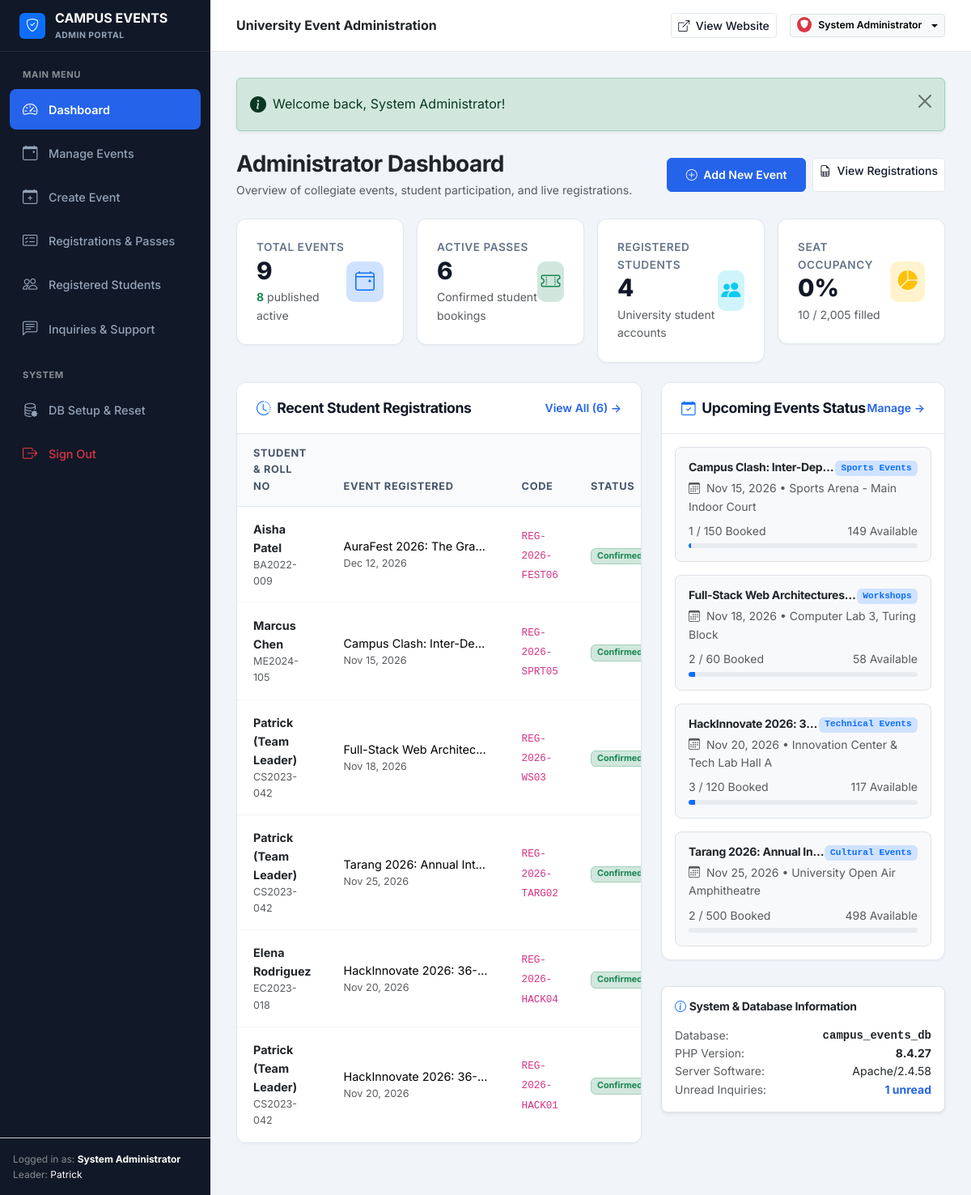
/admin/index.php (signed in), run on the app's committed database.
### tables this page shows
CREATE TABLE `users` (
  `id` INT AUTO_INCREMENT PRIMARY KEY,
  `name` VARCHAR(100) NOT NULL,
  `email` VARCHAR(150) NOT NULL UNIQUE,
  `password` VARCHAR(255) NOT NULL,
  `role` ENUM('admin', 'student') NOT NULL DEFAULT 'student',
  `roll_no` VARCHAR(50) DEFAULT NULL,
  `phone` VARCHAR(20) DEFAULT NULL,
  `department` VARCHAR(100) DEFAULT NULL,
  `year_of_study` VARCHAR(20) DEFAULT NULL,
  `avatar` VARCHAR(255) DEFAULT NULL,
  `status` ENUM('active', 'inactive') NOT NULL DEFAULT 'active',
  `created_at` TIMESTAMP DEFAULT CURRENT_TIMESTAMP
);

CREATE TABLE `registrations` (
  `id` INT AUTO_INCREMENT PRIMARY KEY,
  `event_id` INT NOT NULL,
  `user_id` INT NOT NULL,
  `registration_code` VARCHAR(50) NOT NULL UNIQUE,
  `registered_at` TIMESTAMP DEFAULT CURRENT_TIMESTAMP,
  `status` ENUM('confirmed', 'cancelled', 'attended') NOT NULL DEFAULT 'confirmed',
  `notes` TEXT DEFAULT NULL,
  `attended_at` DATETIME DEFAULT NULL,
  CONSTRAINT `fk_reg_event` FOREIGN KEY (`event_id`) REFERENCES `events` (`id`) ON DELETE CASCADE,
  CONSTRAINT `fk_reg_user` FOREIGN KEY (`user_id`) REFERENCES `users` (`id`) ON DELETE CASCADE,
  CONSTRAINT `unique_user_event` UNIQUE (`user_id`, `event_id`),
  INDEX `idx_reg_code` (`registration_code`)
);

CREATE TABLE `events` (
  `id` INT AUTO_INCREMENT PRIMARY KEY,
  `category_id` INT NOT NULL,
  `title` VARCHAR(255) NOT NULL,
  `slug` VARCHAR(255) NOT NULL UNIQUE,
  `short_description` VARCHAR(300) NOT NULL,
  `description` TEXT NOT NULL,
  `banner_image` VARCHAR(255) DEFAULT NULL,
  `event_date` DATE NOT NULL,
  `start_time` TIME NOT NULL,
  `end_time` TIME DEFAULT NULL,
  `venue` VARCHAR(150) NOT NULL,
  `registration_deadline` DATE NOT NULL,
  `total_seats` INT NOT NULL DEFAULT 100,
  `available_seats` INT NOT NULL DEFAULT 100,
  `price` DECIMAL(10, 2) NOT NULL DEFAULT 0.00,
  `status` ENUM('published', 'draft', 'completed', 'cancelled') NOT NULL DEFAULT 'published',
  `is_featured` TINYINT(1) NOT NULL DEFAULT 0,
  `coordinator_name` VARCHAR(100) NOT NULL,
  `coordinator_email` VARCHAR(150) NOT NULL,
  `coordinator_phone` VARCHAR(20) NOT NULL,
  `created_by` INT DEFAULT NULL,
  `created_at` TIMESTAMP DEFAULT CURRENT_TIMESTAMP,
  `updated_at` TIMESTAMP DEFAULT CURRENT_TIMESTAMP ON UPDATE CURRENT_TIMESTAMP,
  CONSTRAINT `fk_events_category` FOREIGN KEY (`category_id`) REFERENCES `categories` (`id`) ON DELETE CASCADE,
  CONSTRAINT `fk_events_creator` FOREIGN KEY (`created_by`) REFERENCES `users` (`id`) ON DELETE SET NULL,
  INDEX `idx_event_date` (`event_date`),
  INDEX `idx_status` (`status`),
  INDEX `idx_featured` (`is_featured`)
);

CREATE TABLE `categories` (
  `id` INT AUTO_INCREMENT PRIMARY KEY,
  `name` VARCHAR(100) NOT NULL UNIQUE,
  `slug` VARCHAR(100) NOT NULL UNIQUE,
  `icon` VARCHAR(50) NOT NULL,
  `description` VARCHAR(255) NOT NULL,
  `color` VARCHAR(20) NOT NULL DEFAULT '#2563EB',
  `created_at` TIMESTAMP DEFAULT CURRENT_TIMESTAMP
);

### admin/index.php (the view, shortened to what the rows shown need)
<?php
require_once __DIR__ . '/includes/admin_header.php';
$db = getDB();
$recentRegistrations = [];
try {
    $stmt = $db->query("
        SELECT r.*, u.name AS student_name, u.email AS student_email, u.roll_no,
               e.title AS event_title, e.event_date
        FROM registrations r
        JOIN users u ON r.user_id = u.id
        JOIN events e ON r.event_id = e.id
        ORDER BY r.registered_at DESC
        LIMIT 6
    ");
    $recentRegistrations = $stmt->fetchAll();
} catch (PDOException $e) {}
$upcomingEvents = [];
try {
    $stmt = $db->query("
        SELECT e.*, c.name AS category_name
        FROM events e
        JOIN categories c ON e.category_id = c.id
        WHERE e.status = 'published' AND e.event_date >= CURRENT_DATE()
        ORDER BY e.event_date ASC
        LIMIT 4
    ");
    $upcomingEvents = $stmt->fetchAll();
} catch (PDOException $e) {}
?>
<div class="d-flex flex-column flex-md-row justify-content-between align-items-md-center gap-3 mb-4">
    <div>
        <h1 class="h3 fw-bold text-dark mb-1">Administrator Dashboard</h1>
    </div>
</div>
<div class="row g-4">
    <div class="col-lg-7">
        <div class="admin-card">
            <div class="table-responsive">
                <table class="table table-custom">
                    <thead>
                        <tr>
                            <th>Student &amp; Roll No</th>
                            <th>Event Registered</th>
                            <th>Code</th>
                            <th>Status</th>
                        </tr>
                    </thead>
                    <tbody>
                        <?php if (!empty($recentRegistrations)): ?>
                            <?php foreach ($recentRegistrations as $reg): ?>
                                <tr>
                                    <td>
                                        <div class="fw-bold text-dark"><?= htmlspecialchars($reg['student_name']) ?></div>
                                        <div class="text-muted small"><?= htmlspecialchars($reg['roll_no'] ?: $reg['student_email']) ?></div>
                                    </td>
                                    <td>
                                        <div class="text-truncate" style="max-width: 180px;">
                                            <?= htmlspecialchars($reg['event_title']) ?>
                                        </div>
                                        <div class="small text-muted"><?= format_date($reg['event_date']) ?></div>
                                    </td>
                                    <td>
                                        <code class="small"><?= htmlspecialchars($reg['registration_code']) ?></code>
                                    </td>
                                    <td>
                                        <?php if ($reg['status'] === 'confirmed'): ?>
                                            <span class="badge bg-success-subtle text-success border border-success-subtle">Confirmed</span>
                                        <?php elseif ($reg['status'] === 'attended'): ?>
                                            <span class="badge bg-primary-subtle text-primary border border-primary-subtle">Attended</span>
                                        <?php else: ?>
                                            <span class="badge bg-danger-subtle text-danger border border-danger-subtle">Cancelled</span>
                                        <?php endif; ?>
                                    </td>
                                </tr>
                            <?php endforeach; ?>
                        <?php else: ?>
                            <tr>
                                <td colspan="4" class="text-center py-4 text-muted small">No registrations recorded yet.</td>
                            </tr>
                        <?php endif; ?>
                    </tbody>
                </table>
            </div>
        </div>
    </div>
    <div class="col-lg-5">
        <div class="admin-card">
            <div class="p-3">
                <?php if (!empty($upcomingEvents)): ?>
                    <div class="d-flex flex-column gap-3">
                        <?php foreach ($upcomingEvents as $evt):
                            $booked = $evt['total_seats'] - $evt['available_seats'];
                            $pct = ($evt['total_seats'] > 0) ? round(($booked / $evt['total_seats']) * 100) : 0;
                        ?>
                            <div class="p-3 border rounded-3 bg-light">
                                <div class="d-flex justify-content-between align-items-start mb-1">
                                    <h6 class="fw-bold mb-0 text-dark small text-truncate" style="max-width: 220px;">
                                        <?= htmlspecialchars($evt['title']) ?>
                                    </h6>
                                    <span class="badge bg-primary-subtle text-primary font-monospace" style="font-size: 0.7rem;">
                                        <?= htmlspecialchars($evt['category_name']) ?>
                                    </span>
                                </div>
                                <div class="small text-muted mb-2">
                                    <i class="bi bi-calendar3 me-1"></i> <?= format_date($evt['event_date']) ?> • <?= htmlspecialchars($evt['venue']) ?>
                                </div>
                                <div class="d-flex justify-content-between align-items-center small text-muted mb-1">
                                    <span><?= $booked ?> / <?= $evt['total_seats'] ?> Booked</span>
                                    <span><?= $evt['available_seats'] ?> Available</span>
                                </div>
                                <div class="progress" style="height: 6px;">
                                    <div class="progress-bar <?= ($pct >= 90) ? 'bg-danger' : 'bg-primary' ?>" style="width: <?= $pct ?>%"></div>
                                </div>
                            </div>
                        <?php endforeach; ?>
                    </div>
                <?php else: ?>
                    <p class="text-muted small text-center my-3">No upcoming events scheduled.</p>
                <?php endif; ?>
            </div>
        </div>
    </div>
</div>
<?php require_once __DIR__ . '/includes/admin_footer.php'; ?>

### admin/includes/admin_header.php (shortened to what the rows shown need)
<?php
require_once __DIR__ . '/../../includes/functions.php';
require_admin();
$currentUser = current_user();
?>
<!DOCTYPE html>
<html lang="en">
<head>
    <link href="https://cdn.jsdelivr.net/npm/bootstrap@5.3.3/dist/css/bootstrap.min.css" rel="stylesheet">
    <link rel="stylesheet" href="https://cdn.jsdelivr.net/npm/bootstrap-icons@1.11.3/font/bootstrap-icons.min.css">
    <link rel="stylesheet" href="<?= BASE_URL ?>assets/css/admin.css">
    <link rel="stylesheet" href="<?= BASE_URL ?>assets/css/style.css">
</head>
<body class="admin-body">
<div class="admin-wrapper">
    <?php require_once __DIR__ . '/admin_sidebar.php'; ?>
    <div class="admin-main">
        <header class="admin-header">
            <div class="d-flex align-items-center gap-3">
                <div class="dropdown">
                    <button class="btn btn-light btn-sm border dropdown-toggle d-flex align-items-center gap-2" type="button" data-bs-toggle="dropdown" aria-expanded="false">
                        <span class="badge bg-danger text-white rounded-circle p-1">
                            <i class="bi bi-shield-fill"></i>
                        </span>
                        <span class="fw-semibold small"><?= htmlspecialchars($currentUser['name']) ?></span>
                    </button>
                </div>
            </div>
        </header>
        <div class="admin-content">

### admin/includes/admin_sidebar.php (shortened to what the rows shown need)
<aside class="admin-sidebar">
    <div class="p-3 border-top border-secondary-subtle mt-auto small text-white-50" style="font-size: 0.75rem;">
        <div>Logged in as: <strong class="text-white"><?= htmlspecialchars($currentUser['name']) ?></strong></div>
    </div>
</aside>

### data on the page
users: name "System Administrator"
registrations: user.name "Aisha Patel", user.roll_no "BA2022-009", event.title "AuraFest 2026: The Gra…", event.event_date "Dec 12, 2026", registration_code "REG-2026-FEST06", status "Confirmed"
registrations: user.name "Marcus Chen", user.roll_no "ME2024-105", event.title "Campus Clash: Inter-De…", event.event_date "Nov 15, 2026", registration_code "REG-2026-SPRT05", status "Confirmed"
registrations: user.name "Patrick (Team Leader)", user.roll_no "CS2023-042", event.title "Full-Stack Web Architec…", event.event_date "Nov 18, 2026", registration_code "REG-2026-WS03", status "Confirmed"
registrations: user.name "Patrick (Team Leader)", user.roll_no "CS2023-042", event.title "Tarang 2026: Annual Int…", event.event_date "Nov 25, 2026", registration_code "REG-2026-TARG02", status "Confirmed"
registrations: user.name "Elena Rodriguez", user.roll_no "EC2023-018", event.title "HackInnovate 2026: 36-…", event.event_date "Nov 20, 2026", registration_code "REG-2026-HACK04", status "Confirmed"
registrations: user.name "Patrick (Team Leader)", user.roll_no "CS2023-042", event.title "HackInnovate 2026: 36-…", event.event_date "Nov 20, 2026", registration_code "REG-2026-HACK01", status "Confirmed"
events: title "Campus Clash: Inter-Dep…", category.name "Sports Events", event_date "Nov 15, 2026", venue "Sports Arena - Main Indoor Court", booked "1", total_seats "150", available_seats "149"
events: title "Full-Stack Web Architectures…", category.name "Workshops", event_date "Nov 18, 2026", venue "Computer Lab 3, Turing Block", booked "2", total_seats "60", available_seats "58"
events: title "HackInnovate 2026: 3…", category.name "Technical Events", event_date "Nov 20, 2026", venue "Innovation Center & Tech Lab Hall A", booked "3", total_seats "120", available_seats "117"
events: title "Tarang 2026: Annual In…", category.name "Cultural Events", event_date "Nov 25, 2026", venue "University Open Air Amphitheatre", booked "2", total_seats "500", available_seats "498"

### other printed values
APP_NAME "CAMPUS EVENTS"
TEAM_LEADER "Patrick"
$flash['message'] "Welcome back, System Administrator!"
$totalEvents "9"
$publishedEvents "8"
$totalRegistrations "6"
$totalStudents "4"
$utilizationRate "0"
$totalSeatsBooked "10"
$totalSeatsOffered "2,005"
DB_NAME "campus_events_db"
phpversion() "8.4.27"
$_SERVER['SERVER_SOFTWARE'] "Apache/2.4.58"
$unreadMessages "1"
